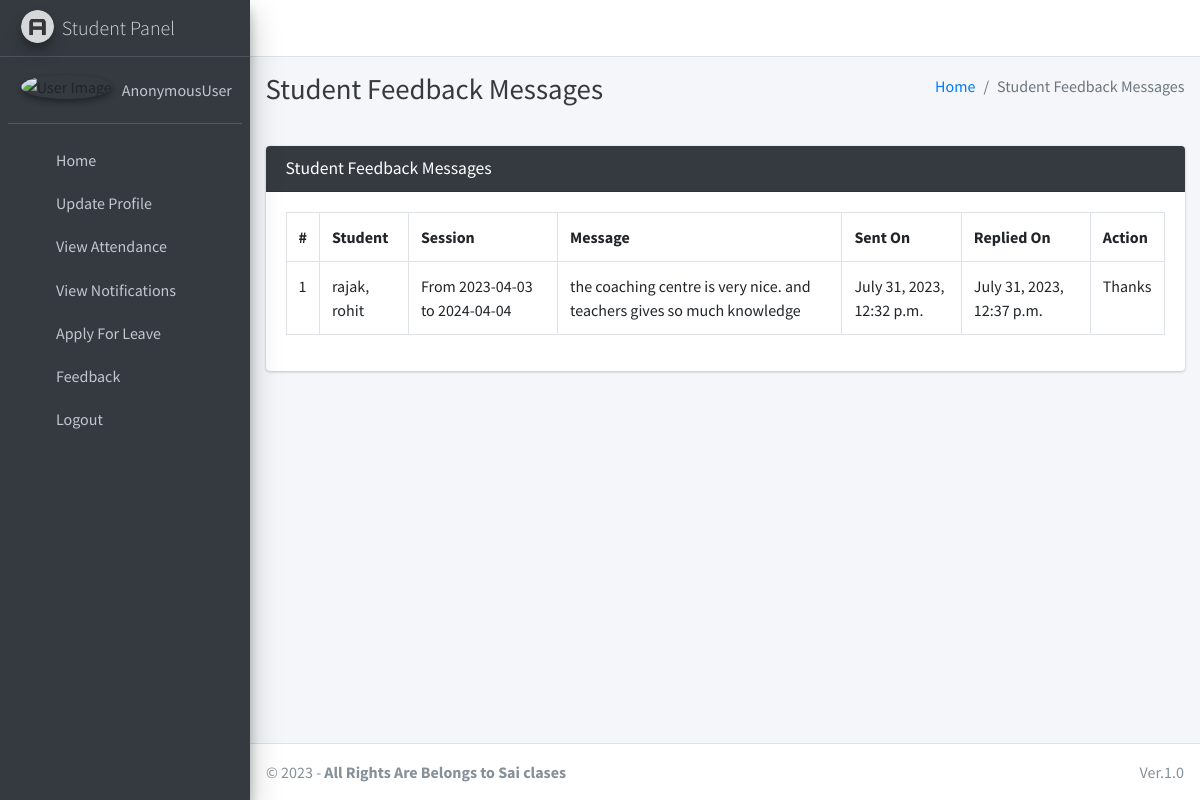
Screenshot of /student/view/feedback/ with the database file from the repository.
### main_app/models.py (models this page shows, shortened)
class FeedbackStudent(models.Model):
    student = models.ForeignKey(Student, on_delete=models.CASCADE)
    feedback = models.TextField()
    reply = models.TextField()
    created_at = models.DateTimeField(auto_now_add=True)
    updated_at = models.DateTimeField(auto_now=True)

class Student(models.Model):
    admin = models.OneToOneField(CustomUser, on_delete=models.CASCADE)
    course = models.ForeignKey(Course, on_delete=models.DO_NOTHING, null=True, blank=False)
    session = models.ForeignKey(Session, on_delete=models.DO_NOTHING, null=True)
    def __str__(self):
        return self.admin.last_name + ", " + self.admin.first_name

class CustomUser(AbstractUser):
    USER_TYPE = ((1, "HOD"), (2, "Staff"), (3, "Student"))
    GENDER = [("M", "Male"), ("F", "Female")]
    username = None  # Removed username, using email instead
    email = models.EmailField(unique=True)
    user_type = models.CharField(default=1, choices=USER_TYPE, max_length=1)
    gender = models.CharField(max_length=1, choices=GENDER)
    profile_pic = models.ImageField()
    address = models.TextField()
    fcm_token = models.TextField(default="")  # For firebase notifications
    created_at = models.DateTimeField(auto_now_add=True)
    updated_at = models.DateTimeField(auto_now=True)
    USERNAME_FIELD = "email"
    REQUIRED_FIELDS = []
    objects = CustomUserManager()

class Session(models.Model):
    start_year = models.DateField()
    end_year = models.DateField()
    def __str__(self):
        return "From " + str(self.start_year) + " to " + str(self.end_year)

### main_app/hod_views.py (the view, shortened to what this page needs)
# urls.py: path("student/view/feedback/", hod_views.student_feedback_message,
@csrf_exempt
def student_feedback_message(request):
    if request.method != 'POST':
        feedbacks = FeedbackStudent.objects.all()
        context = {
            'feedbacks': feedbacks,
            'page_title': 'Student Feedback Messages'
        }
        return render(request, 'hod_template/student_feedback_template.html', context)

### main_app/templates/hod_template/student_feedback_template.html (shortened to what this page needs)
{% extends 'main_app/base.html' %}
{% load static %}
{% block page_title %}{{page_title}}{% endblock page_title %}
{% block content %}
<section class="content">
    <div class="container-fluid">
        <div class="row">
            <div class="col-md-12">
                <div class="card card-dark">
                    <div class="card-header">
                        <h3 class="card-title">{{page_title}}</h3>
                    </div>
                    <div class="table card-body">
                        <table class="table table-bordered table-hover">
                            <tr>
                                <th>#</th>
                                <th>Student</th>
                                <th>Session</th>
                                <th>Message</th>
                                <th>Sent On</th>
                                <th>Replied On</th>
                                <th>Action</th>
                            </tr>
                            {% for feedback in  feedbacks %}
                              <tr>
                                  <td>{{forloop.counter}}</td>
                                  <td>{{feedback.student}}</td>
                                  <td>{{feedback.student.session}}</td>
                                  <td>{{feedback.feedback}}</td>
                                      {% if feedback.reply == "" %}
                                      <td>{{feedback.created_at}}</td>
                                      <td><span  class='badge badge-warning'>Pending Response</span></td>
                                           <td> <button data-toggle = "modal" data-target = "#reply_modal" value="{{feedback.id}}" class="btn btn-success reply_open_modal">Reply</button>
                                          {% else %}
                                          <td>{{feedback.created_at}}</td>
                                          <td>{{feedback.updated_at}}</td>
                                            <td>{{feedback.reply}}</td>
                                      {% endif %}
                              </tr>
                            {% endfor %}
                        </table>
                    </div>
                    </div>
            </div>
        </div>
    </div>
</section>
{% endblock content %}

### rows the page displays
FeedbackStudent: student "rajak, rohit", student.session "From 2023-04-03 to 2024-04-04", feedback "the coaching centre is very nice. and teachers gives so much knowledge", created_at "July 31, 2023, 12:32 p.m.", updated_at "July 31, 2023, 12:37 p.m.", reply "Thanks"

### other values shown
{{ user }} "AnonymousUser"
{{ page_title }} "Student Feedback Messages"
